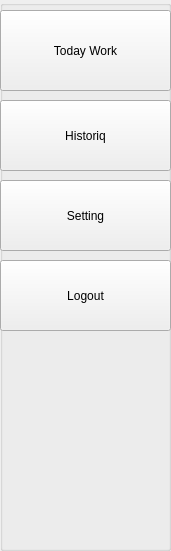
   <widget class="QGroupBox" name="groupBox">
    <property name="geometry">
     <rect>
      <x>10</x>
      <y>0</y>
      <width>171</width>
      <height>551</height>
     </rect>
    </property>
    <property name="title">
     <string/>
    </property>
    <widget class="QPushButton" name="pushButton">
     <property name="geometry">
      <rect>
       <x>0</x>
       <y>10</y>
       <width>171</width>
       <height>81</height>
      </rect>
     </property>
     <property name="layoutDirection">
      <enum>Qt::LeftToRight</enum>
     </property>
     <property name="text">
      <string>Today Work</string>
     </property>
     <property name="icon">
      <iconset resource="icons/resource.qrc">
       <normaloff>:/todaywork/todaywork.png</normaloff>:/todaywork/todaywork.png</iconset>
     </property>
     <property name="iconSize">
      <size>
       <width>25</width>
       <height>25</height>
      </size>
     </property>
    </widget>
    <widget class="QPushButton" name="pushButton_2">
     <property name="geometry">
      <rect>
       <x>0</x>
       <y>100</y>
       <width>171</width>
       <height>71</height>
      </rect>
     </property>
     <property name="layoutDirection">
      <enum>Qt::LeftToRight</enum>
     </property>
     <property name="text">
      <string>Historiq</string>
     </property>
     <property name="icon">
      <iconset resource="icons/resource.qrc">
       <normaloff>:/history/history.png</normaloff>:/history/history.png</iconset>
     </property>
     <property name="iconSize">
      <size>
       <width>25</width>
       <height>25</height>
      </size>
     </property>
    </widget>
    <widget class="QPushButton" name="pushButton_8">
     <property name="geometry">
      <rect>
       <x>0</x>
       <y>260</y>
       <width>171</width>
       <height>71</height>
      </rect>
     </property>
     <property name="layoutDirection">
      <enum>Qt::LeftToRight</enum>
     </property>
     <property name="text">
      <string>Logout</string>
     </property>
     <property name="icon">
      <iconset resource="icons/resource.qrc">
       <normaloff>:/logout/logout.png</normaloff>:/logout/logout.png</iconset>
     </property>
     <property name="iconSize">
      <size>
       <width>25</width>
       <height>25</height>
      </size>
     </property>
    </widget>
    <widget class="QPushButton" name="pushButton_3">
     <property name="geometry">
      <rect>
       <x>0</x>
       <y>180</y>
       <width>171</width>
       <height>71</height>
      </rect>
     </property>
     <property name="layoutDirection">
      <enum>Qt::LeftToRight</enum>
     </property>
     <property name="text">
      <string>Setting</string>
     </property>
     <property name="icon">
      <iconset resource="icons/resource.qrc">
       <normaloff>:/setting/setting.png</normaloff>:/setting/setting.png</iconset>
     </property>
     <property name="iconSize">
      <size>
       <width>25</width>
       <height>25</height>
      </size>
     </property>
    </widget>
   </widget>
